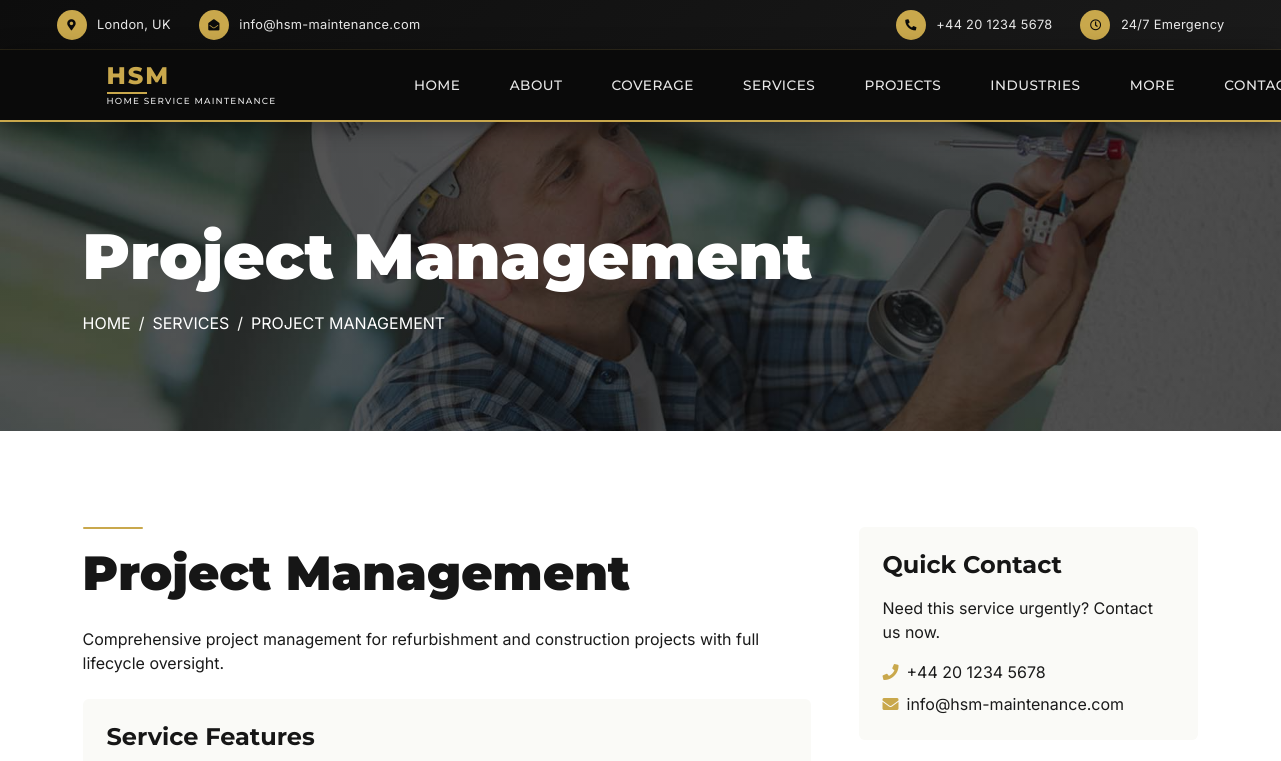
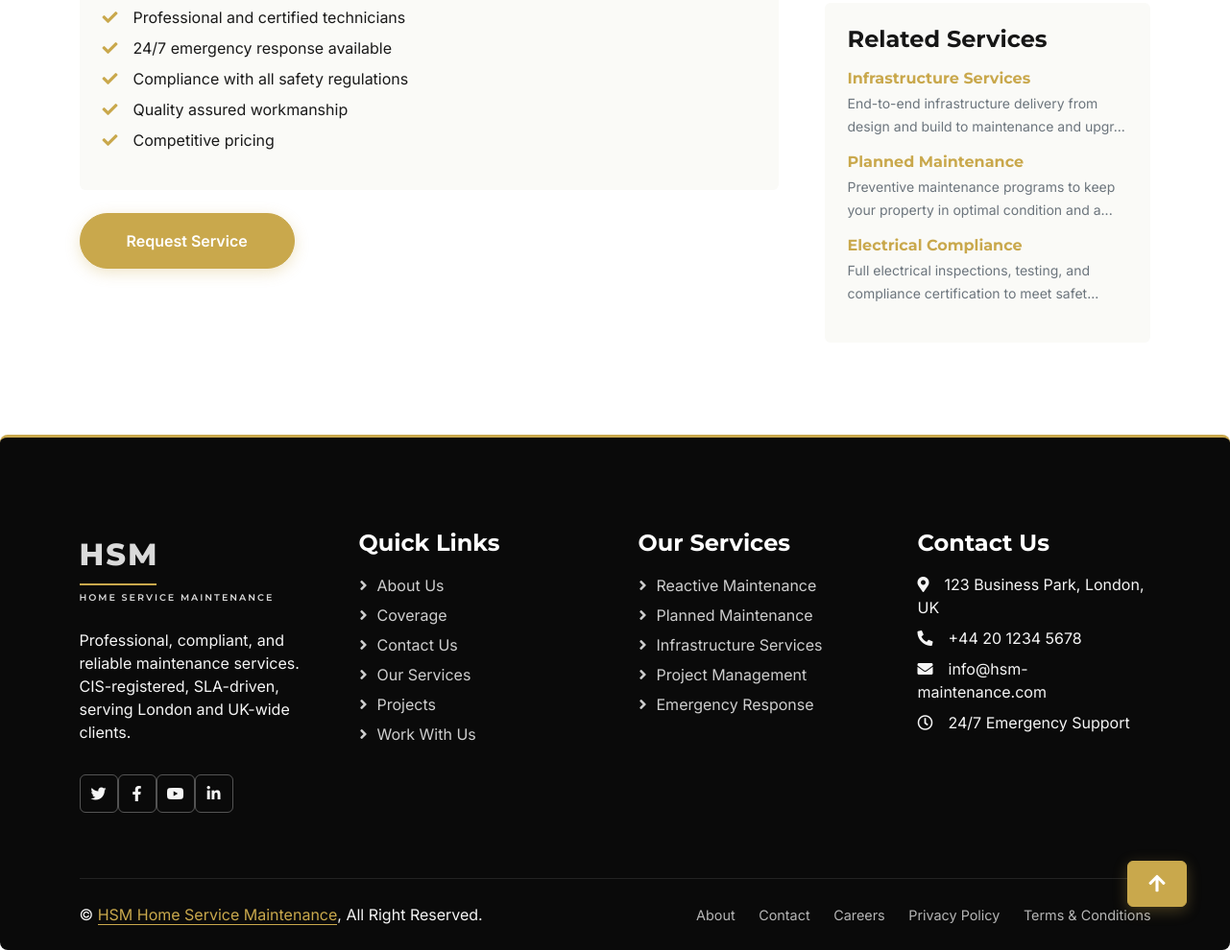
Screenshot of /service-detail.php?slug=project-management with the database file from the repository (2 pictures, top to bottom).
### tables this page shows
CREATE TABLE services (
    id INT AUTO_INCREMENT PRIMARY KEY,
    title VARCHAR(255) NOT NULL,
    slug VARCHAR(255) UNIQUE NOT NULL,
    category ENUM('reactive', 'planned', 'infrastructure', 'project') NOT NULL,
    description TEXT,
    content LONGTEXT,
    icon VARCHAR(100),
    image VARCHAR(255),
    featured TINYINT(1) DEFAULT 0,
    status ENUM('active', 'inactive') DEFAULT 'active',
    created_at TIMESTAMP DEFAULT CURRENT_TIMESTAMP,
    updated_at TIMESTAMP DEFAULT CURRENT_TIMESTAMP ON UPDATE CURRENT_TIMESTAMP
);

### service-detail.php (the view, shortened to what this page needs)
<?php
require_once 'includes/header.php';
require_once 'includes/config.php';
$slug = $_GET['slug'] ?? '';
$sql = "SELECT * FROM services WHERE slug = ? AND status = 'active'";
$stmt = $conn->prepare($sql);
$stmt->bind_param("s", $slug);
$stmt->execute();
$result = $stmt->get_result();
$service = $result->fetch_assoc();
?>
<div class="container-fluid page-header py-5 mb-5">
    <div class="container py-5">
        <h1 class="display-3 text-white mb-3 animated slideInDown"><?php echo htmlspecialchars($service['title']); ?></h1>
        <nav aria-label="breadcrumb animated slideInUp">
            <ol class="breadcrumb text-uppercase mb-0">
                <li class="breadcrumb-item"><a class="text-white" href="index.php">Home</a></li>
                <li class="breadcrumb-item"><a class="text-white" href="services.php">Services</a></li>
                <li class="breadcrumb-item text-white active" aria-current="page"><?php echo htmlspecialchars($service['title']); ?></li>
            </ol>
        </nav>
    </div>
</div>
<div class="container-xxl py-5">
    <div class="container">
        <div class="row g-5">
            <div class="col-lg-8 wow fadeIn" data-wow-delay="0.1s">
                <div class="bg-primary mb-3" style="width: 60px; height: 2px;"></div>
                <h1 class="display-5 mb-4"><?php echo htmlspecialchars($service['title']); ?></h1>
                <div class="mb-4">
                    <?php echo nl2br(htmlspecialchars($service['description'])); ?>
                </div>
                <div class="bg-light p-4 rounded mb-4">
                    <h4 class="mb-3">Service Features</h4>
                    <ul class="list-unstyled">
                        <li class="mb-2"><i class="fa fa-check text-primary me-3"></i>Professional and certified technicians</li>
                        <li class="mb-2"><i class="fa fa-check text-primary me-3"></i>24/7 emergency response available</li>
                        <li class="mb-2"><i class="fa fa-check text-primary me-3"></i>Compliance with all safety regulations</li>
                        <li class="mb-2"><i class="fa fa-check text-primary me-3"></i>Quality assured workmanship</li>
                        <li class="mb-0"><i class="fa fa-check text-primary me-3"></i>Competitive pricing</li>
                    </ul>
                </div>
                <a href="contact.php" class="btn btn-primary rounded-pill py-3 px-5">Request Service</a>
            </div>
            <div class="col-lg-4 wow fadeIn" data-wow-delay="0.5s">
                <div class="bg-light p-4 rounded mb-4">
                    <h4 class="mb-3">Quick Contact</h4>
                    <p class="mb-3">Need this service urgently? Contact us now.</p>
                    <p class="mb-2"><i class="fa fa-phone text-primary me-2"></i>+44 20 1234 5678</p>
                    <p class="mb-0"><i class="fa fa-envelope text-primary me-2"></i>info@hsm-maintenance.com</p>
                </div>
                <div class="bg-light p-4 rounded">
                    <h4 class="mb-3">Related Services</h4>
                    <?php
                    $related_sql = "SELECT * FROM services WHERE id != ? AND status = 'active' ORDER BY RAND() LIMIT 3";
                    $related_stmt = $conn->prepare($related_sql);
                    $related_stmt->bind_param("i", $service['id']);
                    $related_stmt->execute();
                    $related_result = $related_stmt->get_result();
                    while($related = $related_result->fetch_assoc()):
                    ?>
                        <a href="service-detail.php?slug=<?php echo $related['slug']; ?>" class="d-block mb-3 text-decoration-none">
                            <h6 class="text-primary mb-1"><?php echo htmlspecialchars($related['title']); ?></h6>
                            <small class="text-muted"><?php echo htmlspecialchars(substr($related['description'], 0, 80)) . '...'; ?></small>
                        </a>
                    <?php endwhile; ?>
                </div>
            </div>
        </div>
    </div>
</div>
<?php require_once 'includes/footer.php'; ?>

### css/style.css (style rules this page uses)
:root { --primary: #65B530; --secondary: #9B9B9B; --light: #F5F5F5; --dark: #161616; }
.btn { font-weight: 500; transition: .5s; }
.btn.btn-primary { color: #FFFFFF; }
.page-header { background: linear-gradient(rgba(22, 22, 22, .7), rgba(22, 22, 22, .7)), url(../img/carousel-1.jpg) center center no-repeat; background-size: cover; }
.breadcrumb-item + .breadcrumb-item::before { color: var(--light); }

### css/hsm-custom.css (style rules this page uses)
:root { --hsm-primary: #0A0A0A; --hsm-accent: #C9A84C; --hsm-support: #FAFAF7; --hsm-text: #1a1a1a; --hsm-text-light: #ffffff; }
:root { --primary: #C9A84C; --secondary: #9B9B9B; --light: #FAFAF7; --dark: #0A0A0A; }
body { font-family: 'Inter', sans-serif; color: var(--hsm-text); }
h1, h2, h3, h4, h5, h6 { font-family: 'Montserrat', sans-serif; font-weight: 700; }
.btn-primary { background-color: var(--hsm-accent); border-color: var(--hsm-accent); color: var(--hsm-primary); font-weight: 600; border-radius: 6px; padding: 12px 30px; transition: all 0.3s ease; box-shadow: 0 4px 15px rgba(201, 168, 76, 0.3); }
body { overflow-x: hidden; }
.page-header { background: linear-gradient(rgba(10, 10, 10, .7), rgba(10, 10, 10, .7)), url(../img/carousel-1.jpg) center center no-repeat; background-size: cover; }
.bg-primary { background-color: var(--hsm-accent) !important; border-radius: 2px; }
.text-primary { color: var(--hsm-accent) !important; }
.bg-light { background-color: var(--hsm-support) !important; }

### rows the page displays
services: title "Project Management", title "PROJECT MANAGEMENT", description "Comprehensive project management for refurbishment and construction projects with full lifecycle oversight."
services: title "Infrastructure Services", description "End-to-end infrastructure delivery from design and build to maintenance and upgr"
services: title "Planned Maintenance", description "Preventive maintenance programs to keep your property in optimal condition and a"
services: title "Electrical Compliance", description "Full electrical inspections, testing, and compliance certification to meet safet"
